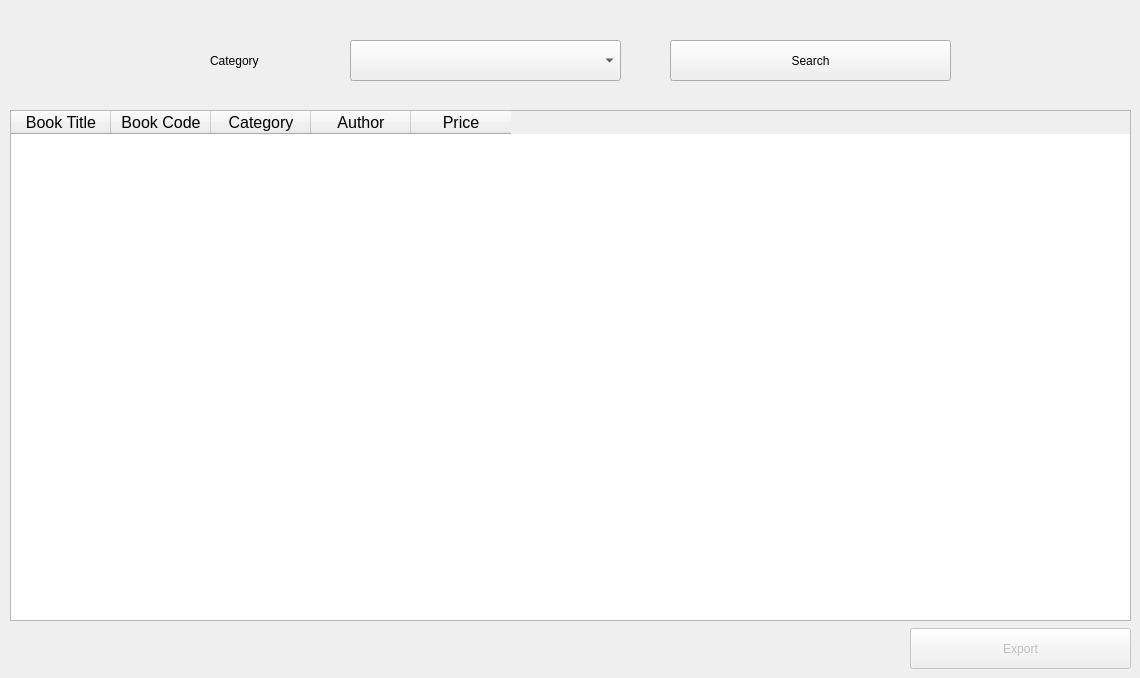
      <widget class="QWidget" name="tab_8">
       <attribute name="title">
        <string>All Books</string>
       </attribute>
       <widget class="QTableWidget" name="tableWidget">
        <property name="geometry">
         <rect>
          <x>10</x>
          <y>110</y>
          <width>1121</width>
          <height>511</height>
         </rect>
        </property>
        <column>
         <property name="text">
          <string>Book Title</string>
         </property>
         <property name="font">
          <font>
           <pointsize>12</pointsize>
          </font>
         </property>
         <property name="textAlignment">
          <set>AlignCenter</set>
         </property>
        </column>
        <column>
         <property name="text">
          <string>Book Code</string>
         </property>
         <property name="font">
          <font>
           <pointsize>12</pointsize>
          </font>
         </property>
         <property name="textAlignment">
          <set>AlignCenter</set>
         </property>
        </column>
        <column>
         <property name="text">
          <string>Category</string>
         </property>
         <property name="font">
          <font>
           <pointsize>12</pointsize>
          </font>
         </property>
         <property name="textAlignment">
          <set>AlignCenter</set>
         </property>
        </column>
        <column>
         <property name="text">
          <string>Author</string>
         </property>
         <property name="font">
          <font>
           <pointsize>12</pointsize>
          </font>
         </property>
         <property name="textAlignment">
          <set>AlignCenter</set>
         </property>
        </column>
        <column>
         <property name="text">
          <string>Price</string>
         </property>
         <property name="font">
          <font>
           <pointsize>12</pointsize>
          </font>
         </property>
         <property name="textAlignment">
          <set>AlignCenter</set>
         </property>
        </column>
       </widget>
       <widget class="QComboBox" name="comboBox">
        <property name="geometry">
         <rect>
          <x>350</x>
          <y>40</y>
          <width>271</width>
          <height>41</height>
         </rect>
        </property>
       </widget>
       <widget class="QLabel" name="label">
        <property name="geometry">
         <rect>
          <x>210</x>
          <y>40</y>
          <width>141</width>
          <height>41</height>
         </rect>
        </property>
        <property name="text">
         <string>Category</string>
        </property>
       </widget>
       <widget class="QPushButton" name="pushButton_8">
        <property name="geometry">
         <rect>
          <x>670</x>
          <y>40</y>
          <width>281</width>
          <height>41</height>
         </rect>
        </property>
        <property name="text">
         <string>Search</string>
        </property>
       </widget>
       <widget class="QPushButton" name="pushButton_37">
        <property name="enabled">
         <bool>false</bool>
        </property>
        <property name="geometry">
         <rect>
          <x>910</x>
          <y>628</y>
          <width>221</width>
          <height>41</height>
         </rect>
        </property>
        <property name="text">
         <string>Export</string>
        </property>
       </widget>
      </widget>
